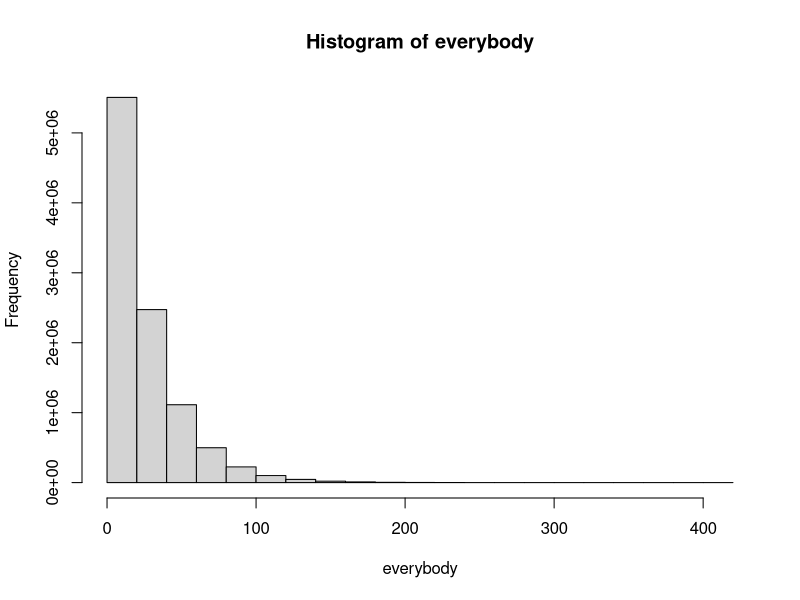
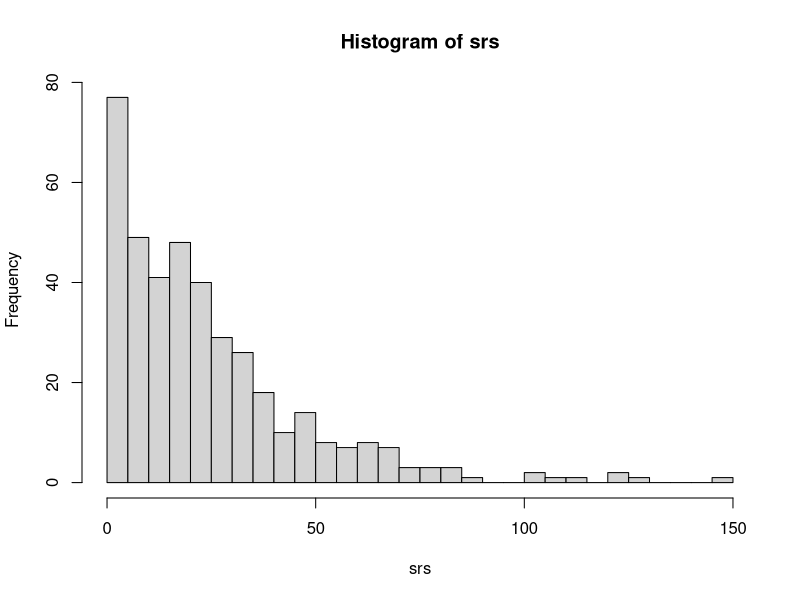
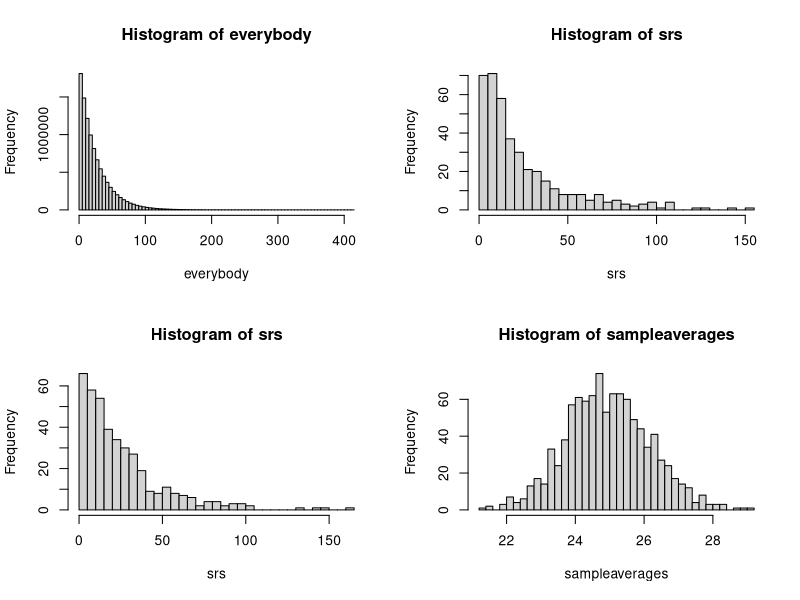

These charts were generated, in order, by the following R code:
## ---- chunk 1
knitr::opts_chunk$set(echo = TRUE)
## ---- chunk 2
lambda=0.04
nsim<-10^7
everybody<-rexp(nsim,lambda)
hist(everybody)
srs<-sample(everybody,400)
summary(srs)
1/mean(srs)
hist(srs,25)
sample.avg.function<-function(x){
	result<-mean(sample(x,400))
	return(result)
}
nsamples<-1000
counter<-0
sampleaverages<-numeric(0)
max<-nsamples
while(counter<max){
	counter<-counter+1;
	sampleaverages<-rbind(sampleaverages,sample.avg.function(everybody))
}
#sampleaverages
#pdf("plots.pdf")
par(mfrow=c(2,2))
hist(everybody,100)
srs<-sample(everybody,400)
hist(srs,25)
srs<-sample(everybody,400)
hist(srs,25)
hist(sampleaverages,50)
#dev.off()
summary(sampleaverages)
